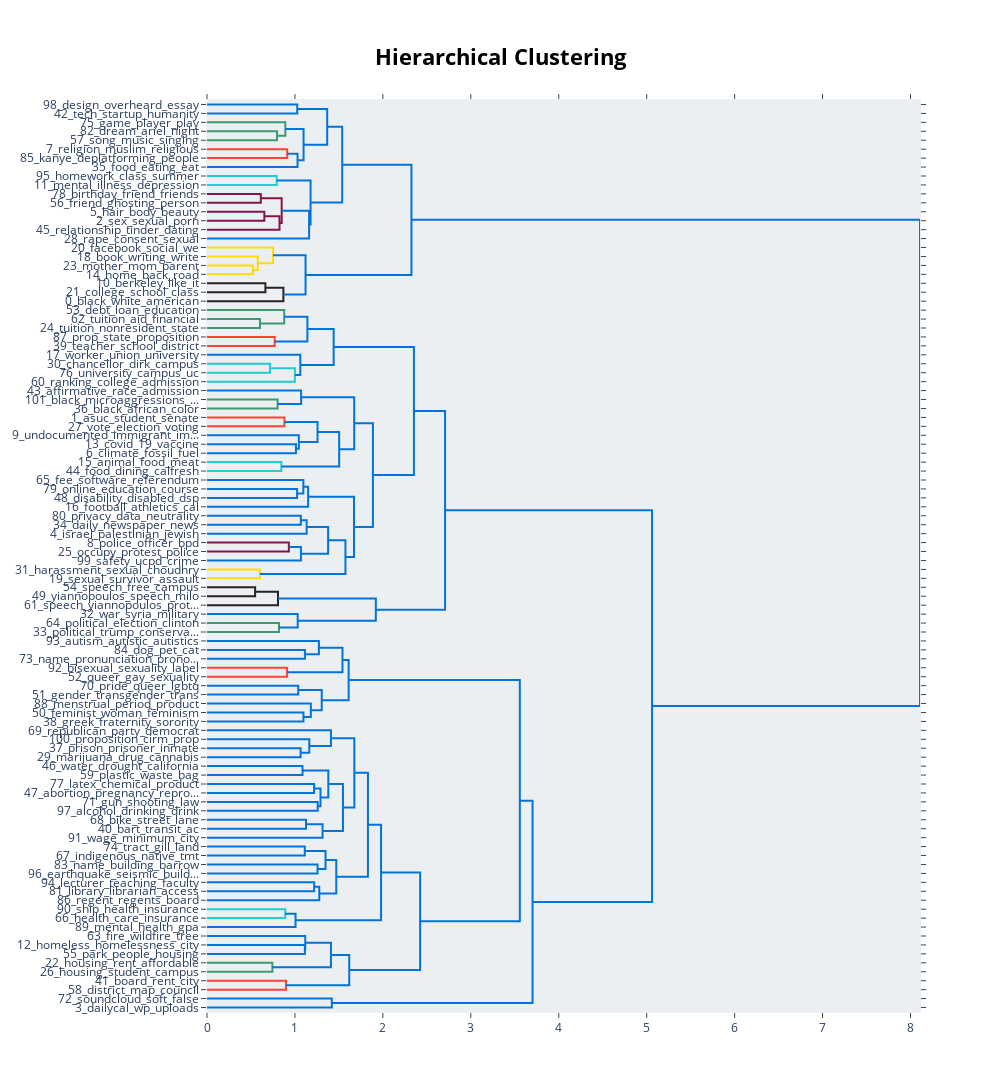

Write notebook code for a chart like this one.
### Markdown cell above
The topics that were created can be hierarchically reduced. In order to understand the potential hierarchical structure of the topics, we can use scipy.cluster.hierarchy to create clusters and visualize how they relate to one another. This might help to select an appropriate nr_topics when reducing the number of topics that you have created. To visualize this hierarchy, run the following:

### Code cell
topic_model.visualize_hierarchy()

### Figure 1 — Plotly figure (JSON) as saved in the notebook; plotly's stock layout.template omitted (floating-point values rounded to 4 significant figures)
{"data": [{"hoverinfo": "text", "marker": {"color": "rgb(0,116,217)"}, "mode": "lines", "type": "scatter", "x": [0, 1.026, 1.026, 0], "xaxis": "x", "y": [-5, -5, -15, -15], "yaxis": "y"}, {"hoverinfo": "text", "marker": {"color": "rgb(61,153,112)"}, "mode": "lines", "type": "scatter", "x": [0, 0.7965, 0.7965, 0], "xaxis": "x", "y": [-35, -35, -45, -45], "yaxis": "y"}, {"hoverinfo": "text", "marker": {"color": "rgb(61,153,112)"}, "mode": "lines", "type": "scatter", "x": [0, 0.8907, 0.8907, 0.7965], "xaxis": "x", "y": [-25, -25, -40, -40], "yaxis": "y"}, {"hoverinfo": "text", "marker": {"color": "rgb(255,65,54)"}, "mode": "lines", "type": "scatter", "x": [0, 0.9121, 0.9121, 0], "xaxis": "x", "y": [-55, -55, -65, -65], "yaxis": "y"}, {"hoverinfo": "text", "marker": {"color": "rgb(0,116,217)"}, "mode": "lines", "type": "scatter", "x": [0.9121, 1.03, 1.03, 0], "xaxis": "x", "y": [-60, -60, -75, -75], "yaxis": "y"}, {"hoverinfo": "text", "marker": {"color": "rgb(0,116,217)"}, "mode": "lines", "type": "scatter", "x": [0.8907, 1.098, 1.098, 1.03], "xaxis": "x", "y": [-32.5, -32.5, -67.5, -67.5], "yaxis": "y"}, {"hoverinfo": "text", "marker": {"color": "rgb(0,116,217)"}, "mode": "lines", "type": "scatter", "x": [1.026, 1.367, 1.367, 1.098], "xaxis": "x", "y": [-10, -10, -50, -50], "yaxis": "y"}, {"hoverinfo": "text", "marker": {"color": "rgb(35,205,205)"}, "mode": "lines", "type": "scatter", "x": [0, 0.7924, 0.7924, 0], "xaxis": "x", "y": [-85, -85, -95, -95], "yaxis": "y"}, {"hoverinfo": "text", "marker": {"color": "rgb(133,20,75)"}, "mode": "lines", "type": "scatter", "x": [0, 0.612, 0.612, 0], "xaxis": "x", "y": [-105, -105, -115, -115], "yaxis": "y"}, {"hoverinfo": "text", "marker": {"color": "rgb(133,20,75)"}, "mode": "lines", "type": "scatter", "x": [0, 0.6522, 0.6522, 0], "xaxis": "x", "y": [-125, -125, -135, -135], "yaxis": "y"}, {"hoverinfo": "text", "marker": {"color": "rgb(133,20,75)"}, "mode": "lines", "type": "scatter", "x": [0.6522, 0.8248, 0.8248, 0], "xaxis": "x", "y": [-130, -130, -145, -145], "yaxis": "y"}, {"hoverinfo": "text", "marker": {"color": "rgb(133,20,75)"}, "mode": "lines", "type": "scatter", "x": [0.612, 0.8492, 0.8492, 0.8248], "xaxis": "x", "y": [-110, -110, -137.5, -137.5], "yaxis": "y"}, {"hoverinfo": "text", "marker": {"color": "rgb(0,116,217)"}, "mode": "lines", "type": "scatter", "x": [0.8492, 1.161, 1.161, 0], "xaxis": "x", "y": [-123.8, -123.8, -155, -155], "yaxis": "y"}, {"hoverinfo": "text", "marker": {"color": "rgb(0,116,217)"}, "mode": "lines", "type": "scatter", "x": [0.7924, 1.178, 1.178, 1.161], "xaxis": "x", "y": [-90, -90, -139.4, -139.4], "yaxis": "y"}, {"hoverinfo": "text", "marker": {"color": "rgb(0,116,217)"}, "mode": "lines", "type": "scatter", "x": [1.367, 1.538, 1.538, 1.178], "xaxis": "x", "y": [-30, -30, -114.7, -114.7], "yaxis": "y"}, {"hoverinfo": "text", "marker": {"color": "rgb(255,220,0)"}, "mode": "lines", "type": "scatter", "x": [0, 0.5211, 0.5211, 0], "xaxis": "x", "y": [-185, -185, -195, -195], "yaxis": "y"}, {"hoverinfo": "text", "marker": {"color": "rgb(255,220,0)"}, "mode": "lines", "type": "scatter", "x": [0, 0.5771, 0.5771, 0.5211], "xaxis": "x", "y": [-175, -175, -190, -190], "yaxis": "y"}, {"hoverinfo": "text", "marker": {"color": "rgb(255,220,0)"}, "mode": "lines", "type": "scatter", "x": [0, 0.751, 0.751, 0.5771], "xaxis": "x", "y": [-165, -165, -182.5, -182.5], "yaxis": "y"}, {"hoverinfo": "text", "marker": {"color": "rgb(40,35,35)"}, "mode": "lines", "type": "scatter", "x": [0, 0.6642, 0.6642, 0], "xaxis": "x", "y": [-205, -205, -215, -215], "yaxis": "y"}, {"hoverinfo": "text", "marker": {"color": "rgb(40,35,35)"}, "mode": "lines", "type": "scatter", "x": [0.6642, 0.8689, 0.8689, 0], "xaxis": "x", "y": [-210, -210, -225, -225], "yaxis": "y"}, {"hoverinfo": "text", "marker": {"color": "rgb(0,116,217)"}, "mode": "lines", "type": "scatter", "x": [0.751, 1.121, 1.121, 0.8689], "xaxis": "x", "y": [-173.8, -173.8, -217.5, -217.5], "yaxis": "y"}, {"hoverinfo": "text", "marker": {"color": "rgb(0,116,217)"}, "mode": "lines", "type": "scatter", "x": [1.538, 2.325, 2.325, 1.121], "xaxis": "x", "y": [-72.34, -72.34, -195.6, -195.6], "yaxis": "y"}, {"hoverinfo": "text", "marker": {"color": "rgb(61,153,112)"}, "mode": "lines", "type": "scatter", "x": [0, 0.6024, 0.6024, 0], "xaxis": "x", "y": [-245, -245, -255, -255], "yaxis": "y"}, {"hoverinfo": "text", "marker": {"color": "rgb(61,153,112)"}, "mode": "lines", "type": "scatter", "x": [0, 0.8779, 0.8779, 0.6024], "xaxis": "x", "y": [-235, -235, -250, -250], "yaxis": "y"}, {"hoverinfo": "text", "marker": {"color": "rgb(255,65,54)"}, "mode": "lines", "type": "scatter", "x": [0, 0.7695, 0.7695, 0], "xaxis": "x", "y": [-265, -265, -275, -275], "yaxis": "y"}, {"hoverinfo": "text", "marker": {"color": "rgb(0,116,217)"}, "mode": "lines", "type": "scatter", "x": [0.8779, 1.141, 1.141, 0.7695], "xaxis": "x", "y": [-242.5, -242.5, -270, -270], "yaxis": "y"}, {"hoverinfo": "text", "marker": {"color": "rgb(35,205,205)"}, "mode": "lines", "type": "scatter", "x": [0, 0.7161, 0.7161, 0], "xaxis": "x", "y": [-295, -295, -305, -305], "yaxis": "y"}, {"hoverinfo": "text", "marker": {"color": "rgb(35,205,205)"}, "mode": "lines", "type": "scatter", "x": [0.7161, 0.9995, 0.9995, 0], "xaxis": "x", "y": [-300, -300, -315, -315], "yaxis": "y"}, {"hoverinfo": "text", "marker": {"color": "rgb(0,116,217)"}, "mode": "lines", "type": "scatter", "x": [0, 1.061, 1.061, 0.9995], "xaxis": "x", "y": [-285, -285, -307.5, -307.5], "yaxis": "y"}, {"hoverinfo": "text", "marker": {"color": "rgb(0,116,217)"}, "mode": "lines", "type": "scatter", "x": [1.141, 1.44, 1.44, 1.061], "xaxis": "x", "y": [-256.2, -256.2, -296.2, -296.2], "yaxis": "y"}, {"hoverinfo": "text", "marker": {"color": "rgb(61,153,112)"}, "mode": "lines", "type": "scatter", "x": [0, 0.8031, 0.8031, 0], "xaxis": "x", "y": [-335, -335, -345, -345], "yaxis": "y"}, {"hoverinfo": "text", "marker": {"color": "rgb(0,116,217)"}, "mode": "lines", "type": "scatter", "x": [0, 1.071, 1.071, 0.8031], "xaxis": "x", "y": [-325, -325, -340, -340], "yaxis": "y"}, {"hoverinfo": "text", "marker": {"color": "rgb(255,65,54)"}, "mode": "lines", "type": "scatter", "x": [0, 0.8805, 0.8805, 0], "xaxis": "x", "y": [-355, -355, -365, -365], "yaxis": "y"}, {"hoverinfo": "text", "marker": {"color": "rgb(0,116,217)"}, "mode": "lines", "type": "scatter", "x": [0, 1.011, 1.011, 0], "xaxis": "x", "y": [-385, -385, -395, -395], "yaxis": "y"}, {"hoverinfo": "text", "marker": {"color": "rgb(0,116,217)"}, "mode": "lines", "type": "scatter", "x": [0, 1.044, 1.044, 1.011], "xaxis": "x", "y": [-375, -375, -390, -390], "yaxis": "y"}, {"hoverinfo": "text", "marker": {"color": "rgb(0,116,217)"}, "mode": "lines", "type": "scatter", "x": [0.8805, 1.257, 1.257, 1.044], "xaxis": "x", "y": [-360, -360, -382.5, -382.5], "yaxis": "y"}, {"hoverinfo": "text", "marker": {"color": "rgb(35,205,205)"}, "mode": "lines", "type": "scatter", "x": [0, 0.8454, 0.8454, 0], "xaxis": "x", "y": [-405, -405, -415, -415], "yaxis": "y"}, {"hoverinfo": "text", "marker": {"color": "rgb(0,116,217)"}, "mode": "lines", "type": "scatter", "x": [1.257, 1.503, 1.503, 0.8454], "xaxis": "x", "y": [-371.2, -371.2, -410, -410], "yaxis": "y"}, {"hoverinfo": "text", "marker": {"color": "rgb(0,116,217)"}, "mode": "lines", "type": "scatter", "x": [1.071, 1.674, 1.674, 1.503], "xaxis": "x", "y": [-332.5, -332.5, -390.6, -390.6], "yaxis": "y"}, {"hoverinfo": "text", "marker": {"color": "rgb(0,116,217)"}, "mode": "lines", "type": "scatter", "x": [0, 1.025, 1.025, 0], "xaxis": "x", "y": [-435, -435, -445, -445], "yaxis": "y"}, {"hoverinfo": "text", "marker": {"color": "rgb(0,116,217)"}, "mode": "lines", "type": "scatter", "x": [0, 1.096, 1.096, 1.025], "xaxis": "x", "y": [-425, -425, -440, -440], "yaxis": "y"}, {"hoverinfo": "text", "marker": {"color": "rgb(0,116,217)"}, "mode": "lines", "type": "scatter", "x": [1.096, 1.15, 1.15, 0], "xaxis": "x", "y": [-432.5, -432.5, -455, -455], "yaxis": "y"}, {"hoverinfo": "text", "marker": {"color": "rgb(0,116,217)"}, "mode": "lines", "type": "scatter", "x": [0, 1.067, 1.067, 0], "xaxis": "x", "y": [-465, -465, -475, -475], "yaxis": "y"}, {"hoverinfo": "text", "marker": {"color": "rgb(0,116,217)"}, "mode": "lines", "type": "scatter", "x": [1.067, 1.133, 1.133, 0], "xaxis": "x", "y": [-470, -470, -485, -485], "yaxis": "y"}, {"hoverinfo": "text", "marker": {"color": "rgb(133,20,75)"}, "mode": "lines", "type": "scatter", "x": [0, 0.9309, 0.9309, 0], "xaxis": "x", "y": [-495, -495, -505, -505], "yaxis": "y"}, {"hoverinfo": "text", "marker": {"color": "rgb(0,116,217)"}, "mode": "lines", "type": "scatter", "x": [0.9309, 1.068, 1.068, 0], "xaxis": "x", "y": [-500, -500, -515, -515], "yaxis": "y"}, {"hoverinfo": "text", "marker": {"color": "rgb(0,116,217)"}, "mode": "lines", "type": "scatter", "x": [1.133, 1.377, 1.377, 1.068], "xaxis": "x", "y": [-477.5, -477.5, -507.5, -507.5], "yaxis": "y"}, {"hoverinfo": "text", "marker": {"color": "rgb(255,220,0)"}, "mode": "lines", "type": "scatter", "x": [0, 0.6014, 0.6014, 0], "xaxis": "x", "y": [-525, -525, -535, -535], "yaxis": "y"}, {"hoverinfo": "text", "marker": {"color": "rgb(0,116,217)"}, "mode": "lines", "type": "scatter", "x": [1.377, 1.574, 1.574, 0.6014], "xaxis": "x", "y": [-492.5, -492.5, -530, -530], "yaxis": "y"}, {"hoverinfo": "text", "marker": {"color": "rgb(0,116,217)"}, "mode": "lines", "type": "scatter", "x": [1.15, 1.671, 1.671, 1.574], "xaxis": "x", "y": [-443.8, -443.8, -511.2, -511.2], "yaxis": "y"}, {"hoverinfo": "text", "marker": {"color": "rgb(0,116,217)"}, "mode": "lines", "type": "scatter", "x": [1.674, 1.887, 1.887, 1.671], "xaxis": "x", "y": [-361.6, -361.6, -477.5, -477.5], "yaxis": "y"}, {"hoverinfo": "text", "marker": {"color": "rgb(0,116,217)"}, "mode": "lines", "type": "scatter", "x": [1.44, 2.353, 2.353, 1.887], "xaxis": "x", "y": [-276.2, -276.2, -419.5, -419.5], "yaxis": "y"}, {"hoverinfo": "text", "marker": {"color": "rgb(40,35,35)"}, "mode": "lines", "type": "scatter", "x": [0, 0.5475, 0.5475, 0], "xaxis": "x", "y": [-545, -545, -555, -555], "yaxis": "y"}, {"hoverinfo": "text", "marker": {"color": "rgb(40,35,35)"}, "mode": "lines", "type": "scatter", "x": [0.5475, 0.8073, 0.8073, 0], "xaxis": "x", "y": [-550, -550, -565, -565], "yaxis": "y"}, {"hoverinfo": "text", "marker": {"color": "rgb(61,153,112)"}, "mode": "lines", "type": "scatter", "x": [0, 0.819, 0.819, 0], "xaxis": "x", "y": [-585, -585, -595, -595], "yaxis": "y"}, {"hoverinfo": "text", "marker": {"color": "rgb(0,116,217)"}, "mode": "lines", "type": "scatter", "x": [0, 1.031, 1.031, 0.819], "xaxis": "x", "y": [-575, -575, -590, -590], "yaxis": "y"}, {"hoverinfo": "text", "marker": {"color": "rgb(0,116,217)"}, "mode": "lines", "type": "scatter", "x": [0.8073, 1.92, 1.92, 1.031], "xaxis": "x", "y": [-557.5, -557.5, -582.5, -582.5], "yaxis": "y"}, {"hoverinfo": "text", "marker": {"color": "rgb(0,116,217)"}, "mode": "lines", "type": "scatter", "x": [2.353, 2.707, 2.707, 1.92], "xaxis": "x", "y": [-347.9, -347.9, -570, -570], "yaxis": "y"}, {"hoverinfo": "text", "marker": {"color": "rgb(0,116,217)"}, "mode": "lines", "type": "scatter", "x": [0, 1.113, 1.113, 0], "xaxis": "x", "y": [-615, -615, -625, -625], "yaxis": "y"}, {"hoverinfo": "text", "marker": {"color": "rgb(0,116,217)"}, "mode": "lines", "type": "scatter", "x": [0, 1.272, 1.272, 1.113], "xaxis": "x", "y": [-605, -605, -620, -620], "yaxis": "y"}, {"hoverinfo": "text", "marker": {"color": "rgb(255,65,54)"}, "mode": "lines", "type": "scatter", "x": [0, 0.9111, 0.9111, 0], "xaxis": "x", "y": [-635, -635, -645, -645], "yaxis": "y"}, {"hoverinfo": "text", "marker": {"color": "rgb(0,116,217)"}, "mode": "lines", "type": "scatter", "x": [1.272, 1.541, 1.541, 0.9111], "xaxis": "x", "y": [-612.5, -612.5, -640, -640], "yaxis": "y"}, {"hoverinfo": "text", "marker": {"color": "rgb(0,116,217)"}, "mode": "lines", "type": "scatter", "x": [0, 1.038, 1.038, 0], "xaxis": "x", "y": [-655, -655, -665, -665], "yaxis": "y"}, {"hoverinfo": "text", "marker": {"color": "rgb(0,116,217)"}, "mode": "lines", "type": "scatter", "x": [0, 1.097, 1.097, 0], "xaxis": "x", "y": [-685, -685, -695, -695], "yaxis": "y"}, {"hoverinfo": "text", "marker": {"color": "rgb(0,116,217)"}, "mode": "lines", "type": "scatter", "x": [0, 1.181, 1.181, 1.097], "xaxis": "x", "y": [-675, -675, -690, -690], "yaxis": "y"}, {"hoverinfo": "text", "marker": {"color": "rgb(0,116,217)"}, "mode": "lines", "type": "scatter", "x": [1.038, 1.305, 1.305, 1.181], "xaxis": "x", "y": [-660, -660, -682.5, -682.5], "yaxis": "y"}, {"hoverinfo": "text", "marker": {"color": "rgb(0,116,217)"}, "mode": "lines", "type": "scatter", "x": [1.541, 1.611, 1.611, 1.305], "xaxis": "x", "y": [-626.2, -626.2, -671.2, -671.2], "yaxis": "y"}, {"hoverinfo": "text", "marker": {"color": "rgb(0,116,217)"}, "mode": "lines", "type": "scatter", "x": [0, 1.064, 1.064, 0], "xaxis": "x", "y": [-725, -725, -735, -735], "yaxis": "y"}, {"hoverinfo": "text", "marker": {"color": "rgb(0,116,217)"}, "mode": "lines", "type": "scatter", "x": [0, 1.163, 1.163, 1.064], "xaxis": "x", "y": [-715, -715, -730, -730], "yaxis": "y"}, {"hoverinfo": "text", "marker": {"color": "rgb(0,116,217)"}, "mode": "lines", "type": "scatter", "x": [0, 1.409, 1.409, 1.163], "xaxis": "x", "y": [-705, -705, -722.5, -722.5], "yaxis": "y"}, {"hoverinfo": "text", "marker": {"color": "rgb(0,116,217)"}, "mode": "lines", "type": "scatter", "x": [0, 1.086, 1.086, 0], "xaxis": "x", "y": [-745, -745, -755, -755], "yaxis": "y"}, {"hoverinfo": "text", "marker": {"color": "rgb(0,116,217)"}, "mode": "lines", "type": "scatter", "x": [0, 1.218, 1.218, 0], "xaxis": "x", "y": [-765, -765, -775, -775], "yaxis": "y"}, {"hoverinfo": "text", "marker": {"color": "rgb(0,116,217)"}, "mode": "lines", "type": "scatter", "x": [0, 1.259, 1.259, 0], "xaxis": "x", "y": [-785, -785, -795, -795], "yaxis": "y"}, {"hoverinfo": "text", "marker": {"color": "rgb(0,116,217)"}, "mode": "lines", "type": "scatter", "x": [1.218, 1.291, 1.291, 1.259], "xaxis": "x", "y": [-770, -770, -790, -790], "yaxis": "y"}, {"hoverinfo": "text", "marker": {"color": "rgb(0,116,217)"}, "mode": "lines", "type": "scatter", "x": [1.086, 1.379, 1.379, 1.291], "xaxis": "x", "y": [-750, -750, -780, -780], "yaxis": "y"}, {"hoverinfo": "text", "marker": {"color": "rgb(0,116,217)"}, "mode": "lines", "type": "scatter", "x": [0, 1.126, 1.126, 0], "xaxis": "x", "y": [-805, -805, -815, -815], "yaxis": "y"}, {"hoverinfo": "text", "marker": {"color": "rgb(0,116,217)"}, "mode": "lines", "type": "scatter", "x": [1.126, 1.314, 1.314, 0], "xaxis": "x", "y": [-810, -810, -825, -825], "yaxis": "y"}, {"hoverinfo": "text", "marker": {"color": "rgb(0,116,217)"}, "mode": "lines", "type": "scatter", "x": [1.379, 1.546, 1.546, 1.314], "xaxis": "x", "y": [-765, -765, -817.5, -817.5], "yaxis": "y"}, {"hoverinfo": "text", "marker": {"color": "rgb(0,116,217)"}, "mode": "lines", "type": "scatter", "x": [1.409, 1.675, 1.675, 1.546], "xaxis": "x", "y": [-713.8, -713.8, -791.2, -791.2], "yaxis": "y"}, {"hoverinfo": "text", "marker": {"color": "rgb(0,116,217)"}, "mode": "lines", "type": "scatter", "x": [0, 1.112, 1.112, 0], "xaxis": "x", "y": [-835, -835, -845, -845], "yaxis": "y"}, {"hoverinfo": "text", "marker": {"color": "rgb(0,116,217)"}, "mode": "lines", "type": "scatter", "x": [0, 1.257, 1.257, 0], "xaxis": "x", "y": [-855, -855, -865, -865], "yaxis": "y"}, {"hoverinfo": "text", "marker": {"color": "rgb(0,116,217)"}, "mode": "lines", "type": "scatter", "x": [1.112, 1.348, 1.348, 1.257], "xaxis": "x", "y": [-840, -840, -860, -860], "yaxis": "y"}, {"hoverinfo": "text", "marker": {"color": "rgb(0,116,217)"}, "mode": "lines", "type": "scatter", "x": [0, 1.219, 1.219, 0], "xaxis": "x", "y": [-875, -875, -885, -885], "yaxis": "y"}, {"hoverinfo": "text", "marker": {"color": "rgb(0,116,217)"}, "mode": "lines", "type": "scatter", "x": [1.219, 1.277, 1.277, 0], "xaxis": "x", "y": [-880, -880, -895, -895], "yaxis": "y"}, {"hoverinfo": "text", "marker": {"color": "rgb(0,116,217)"}, "mode": "lines", "type": "scatter", "x": [1.348, 1.47, 1.47, 1.277], "xaxis": "x", "y": [-850, -850, -887.5, -887.5], "yaxis": "y"}, {"hoverinfo": "text", "marker": {"color": "rgb(0,116,217)"}, "mode": "lines", "type": "scatter", "x": [1.675, 1.83, 1.83, 1.47], "xaxis": "x", "y": [-752.5, -752.5, -868.8, -868.8], "yaxis": "y"}, {"hoverinfo": "text", "marker": {"color": "rgb(35,205,205)"}, "mode": "lines", "type": "scatter", "x": [0, 0.8897, 0.8897, 0], "xaxis": "x", "y": [-905, -905, -915, -915], "yaxis": "y"}, {"hoverinfo": "text", "marker": {"color": "rgb(0,116,217)"}, "mode": "lines", "type": "scatter", "x": [0.8897, 1.007, 1.007, 0], "xaxis": "x", "y": [-910, -910, -925, -925], "yaxis": "y"}, {"hoverinfo": "text", "marker": {"color": "rgb(0,116,217)"}, "mode": "lines", "type": "scatter", "x": [1.83, 1.979, 1.979, 1.007], "xaxis": "x", "y": [-810.6, -810.6, -917.5, -917.5], "yaxis": "y"}, {"hoverinfo": "text", "marker": {"color": "rgb(0,116,217)"}, "mode": "lines", "type": "scatter", "x": [0, 1.113, 1.113, 0], "xaxis": "x", "y": [-945, -945, -955, -955], "yaxis": "y"}, {"hoverinfo": "text", "marker": {"color": "rgb(0,116,217)"}, "mode": "lines", "type": "scatter", "x": [0, 1.117, 1.117, 1.113], "xaxis": "x", "y": [-935, -935, -950, -950], "yaxis": "y"}, {"hoverinfo": "text", "marker": {"color": "rgb(61,153,112)"}, "mode": "lines", "type": "scatter", "x": [0, 0.7432, 0.7432, 0], "xaxis": "x", "y": [-965, -965, -975, -975], "yaxis": "y"}, {"hoverinfo": "text", "marker": {"color": "rgb(0,116,217)"}, "mode": "lines", "type": "scatter", "x": [1.117, 1.41, 1.41, 0.7432], "xaxis": "x", "y": [-942.5, -942.5, -970, -970], "yaxis": "y"}, {"hoverinfo": "text", "marker": {"color": "rgb(255,65,54)"}, "mode": "lines", "type": "scatter", "x": [0, 0.8979, 0.8979, 0], "xaxis": "x", "y": [-985, -985, -995, -995], "yaxis": "y"}, {"hoverinfo": "text", "marker": {"color": "rgb(0,116,217)"}, "mode": "lines", "type": "scatter", "x": [1.41, 1.618, 1.618, 0.8979], "xaxis": "x", "y": [-956.2, -956.2, -990, -990], "yaxis": "y"}, {"hoverinfo": "text", "marker": {"color": "rgb(0,116,217)"}, "mode": "lines", "type": "scatter", "x": [1.979, 2.424, 2.424, 1.618], "xaxis": "x", "y": [-864.1, -864.1, -973.1, -973.1], "yaxis": "y"}, {"hoverinfo": "text", "marker": {"color": "rgb(0,116,217)"}, "mode": "lines", "type": "scatter", "x": [1.611, 3.557, 3.557, 2.424], "xaxis": "x", "y": [-648.8, -648.8, -918.6, -918.6], "yaxis": "y"}, {"hoverinfo": "text", "marker": {"color": "rgb(0,116,217)"}, "mode": "lines", "type": "scatter", "x": [0, 1.419, 1.419, 0], "xaxis": "x", "y": [-1005, -1005, -1015, -1015], "yaxis": "y"}, {"hoverinfo": "text", "marker": {"color": "rgb(0,116,217)"}, "mode": "lines", "type": "scatter", "x": [3.557, 3.702, 3.702, 1.419], "xaxis": "x", "y": [-783.7, -783.7, -1010, -1010], "yaxis": "y"}, {"hoverinfo": "text", "marker": {"color": "rgb(0,116,217)"}, "mode": "lines", "type": "scatter", "x": [2.707, 5.061, 5.061, 3.702], "xaxis": "x", "y": [-458.9, -458.9, -896.8, -896.8], "yaxis": "y"}, {"hoverinfo": "text", "marker": {"color": "rgb(0,116,217)"}, "mode": "lines", "type": "scatter", "x": [2.325, 8.108, 8.108, 5.061], "xaxis": "x", "y": [-134.0, -134.0, -677.9, -677.9], "yaxis": "y"}], "layout": {"autosize": false, "height": 1730, "hoverlabel": {"bgcolor": "white", "font": {"family": "Rockwell", "size": 16}}, "hovermode": "closest", "plot_bgcolor": "#ECEFF1", "showlegend": false, "title": {"font": {"color": "Black", "size": 22}, "text": "<b>Hierarchical Clustering", "x": 0.5, "xanchor": "center", "yanchor": "top"}, "width": 1000, "xaxis": {"mirror": "allticks", "rangemode": "tozero", "showgrid": false, "showline": true, "showticklabels": true, "ticks": "outside", "type": "linear", "zeroline": false}, "yaxis": {"mirror": "allticks", "range": [-1020, 0], "rangemode": "tozero", "showgrid": false, "showline": true, "showticklabels": true, "tickmode": "array", "ticks": "outside", "ticktext": ["98_design_overheard_essay", "42_tech_startup_humanity", "75_game_player_play", "82_dream_ariel_night", "57_song_music_singing", "7_religion_muslim_religious", "85_kanye_deplatforming_people", "35_food_eating_eat", "95_homework_class_summer", "11_mental_illness_depression", "78_birthday_friend_friends", "56_friend_ghosting_person", "5_hair_body_beauty", "2_sex_sexual_porn", "45_relationship_tinder_dating", "28_rape_consent_sexual", "20_facebook_social_we", "18_book_writing_write", "23_mother_mom_parent", "14_home_back_road", "10_berkeley_like_it", "21_college_school_class", "0_black_white_american", "53_debt_loan_education", "62_tuition_aid_financial", "24_tuition_nonresident_state", "87_prop_state_proposition", "39_teacher_school_district", "17_worker_union_university", "30_chancellor_dirk_campus", "76_university_campus_uc", "60_ranking_college_admission", "43_affirmative_race_admission", "101_black_microaggressions_...", "36_black_african_color", "1_asuc_student_senate", "27_vote_election_voting", "9_undocumented_immigrant_im...", "13_covid_19_vaccine", "6_climate_fossil_fuel", "15_animal_food_meat", "44_food_dining_calfresh", "65_fee_software_referendum", "79_online_education_course", "48_disability_disabled_dsp", "16_football_athletics_cal", "80_privacy_data_neutrality", "34_daily_newspaper_news", "4_israel_palestinian_jewish", "8_police_officer_bpd", "25_occupy_protest_police", "99_safety_ucpd_crime", "31_harassment_sexual_choudhry", "19_sexual_survivor_assault", "54_speech_free_campus", "49_yiannopoulos_speech_milo", "61_speech_yiannopoulos_prot...", "32_war_syria_military", "64_political_election_clinton", "33_political_trump_conserva...", "93_autism_autistic_autistics", "84_dog_pet_cat", "73_name_pronunciation_prono...", "92_bisexual_sexuality_label", "52_queer_gay_sexuality", "70_pride_queer_lgbtq", "51_gender_transgender_trans", "88_menstrual_period_product", "50_feminist_woman_feminism", "38_greek_fraternity_sorority", "69_republican_party_democrat", "100_proposition_cirm_prop", "37_prison_prisoner_inmate", "29_marijuana_drug_cannabis", "46_water_drought_california", "59_plastic_waste_bag", "77_latex_chemical_product", "47_abortion_pregnancy_repro...", "71_gun_shooting_law", "97_alcohol_drinking_drink", "68_bike_street_lane", "40_bart_transit_ac", "91_wage_minimum_city", "74_tract_gill_land", "67_indigenous_native_tmt", "83_name_building_barrow", "96_earthquake_seismic_build...", "94_lecturer_teaching_faculty", "81_library_librarian_access", "86_regent_regents_board", "90_ship_health_insurance", "66_health_care_insurance", "89_mental_health_gpa", "63_fire_wildfire_tree", "12_homeless_homelessness_city", "55_park_people_housing", "22_housing_rent_affordable", "26_housing_student_campus", "41_board_rent_city", "58_district_map_council", "72_soundcloud_soft_false", "3_dailycal_wp_uploads"], "tickvals": [-5, -15, -25, -35, -45, -55, -65, -75, -85, -95, -105, -115, -125, -135, -145, -155, -165, -175, -185, -195, -205, -215, -225, -235, -245, -255, -265, -275, -285, -295, -305, -315, -325, -335, -345, -355, -365, -375, -385, -395, -405, -415, -425, -435, -445, -455, -465, -475, -485, -495, -505, -515, -525, -535, -545, -555, -565, -575, -585, -595, -605, -615, -625, -635, -645, -655, -665, -675, -685, -695, -705, -715, -725, -735, -745, -755, -765, -775, -785, -795, -805, -815, -825, -835, -845, -855, -865, -875, -885, -895, -905, -915, -925, -935, -945, -955, -965, -975, -985, -995, -1005, -1015], "type": "linear", "zeroline": false}}}
